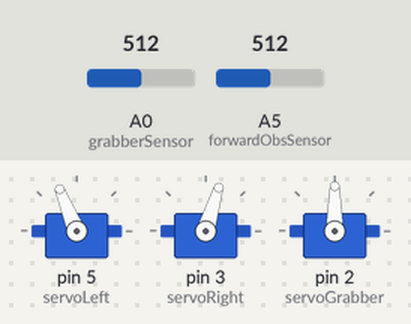
Bench run of a sketch on a simulated Arduino Uno, built with avr-gcc and run on an emulated ATmega328P. On the bench: 3 × servo. The inputs (shaded band) are chosen by the test bench; at power-on: A0 (grabberSensor) = 512, A5 (forwardObsSensor) = 512. What the sketch prints to the serial monitor is not drawn.

Above: at 4.8 s.
4.9 s: A0 (grabberSensor) set to 54
6.4 s: A0 (grabberSensor) set to 45
At 9.2 s:
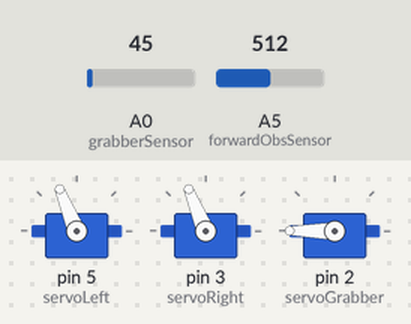
9.4 s: A5 (forwardObsSensor) set to 317
11.1 s: A5 (forwardObsSensor) set to 294
At 12.5 s:
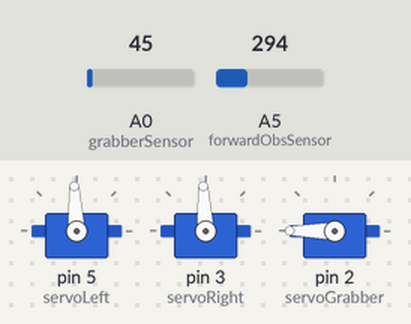
14.1 s: A5 (forwardObsSensor) set to 306
At 14.9 s:
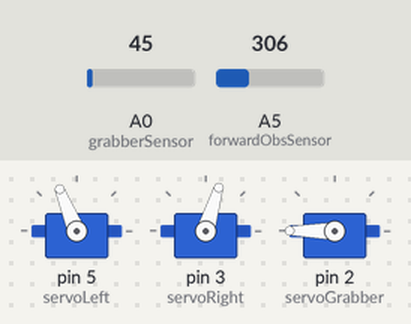
15.8 s: A5 (forwardObsSensor) set to 40
At 17.2 s:
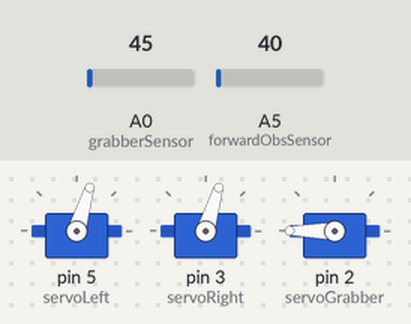
Timing chart, 0 to 19.8 s (numbered marks = the images above; inputs shaded):
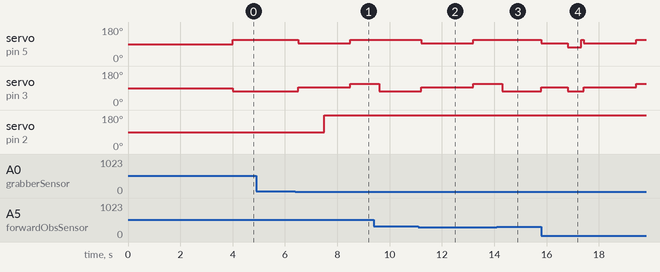

Measured:
- the behaviour switches between 51 and 50 on A0 (grabberSensor) (found by bisection; images 0 and 1)
- the behaviour switches between 301 and 300 on A5 (forwardObsSensor) (found by bisection; images 1 and 2)
- after the input at 4.9 s, every drawn part: stays the same
- after the input at 6.4 s, servo on pin 5 (servoLeft): 112° → 93° after 0.10 s, → 112° 2.0 s later; servo on pin 3 (servoRight): 73° → 93° after 0.10 s, → 112° 2.0 s later; servo on pin 2 (servoGrabber): 90° → 180° after 1.1 s
- after the input at 11.1 s, servo on pin 5 (servoLeft): 112° → 93° after 0.10 s, → 112° 2.0 s later; servo on pin 3 (servoRight): 73° → 93° after 0.10 s, → 112° 2.0 s later
- after the input at 14.1 s, servo on pin 5 (servoLeft): stays 112° (without the input it goes to 93° after 0.30 s); servo on pin 3 (servoRight): goes on until 14.3 s, then stays 73°
- after the input at 15.8 s, servo on pin 5 (servoLeft): 112° → 93° at once, → 73° 1.0 s later, → 112° 0.52 s later, → 93° 0.10 s later, … (5 changes in this stretch); servo on pin 3 (servoRight): 73° → 93° at once, → 73° 1.0 s later, → 93° 0.62 s later, → 112° 2.0 s later

The sketch:

RoboCops-FinalProjectCode.ino
```cpp
#include <Servo.h>       // Include servo library
#include <Timer.h>
#include <PS2X_lib.h>  //for v1.6

Servo servoLeft;         // Declare left servo signal
Servo servoRight;        // Declare right servo signal
Servo servoGrabber;      // Declare rear servo signal
PS2X ps2x;               // create PS2 Controller Class
long starttime;          // Used for timer start
long endtime;            // Used to determine end time
int timedYes = 0;
boolean isGrabberOpen; //determines whether grabber is open
boolean isObjectInside = false; // determines whether an object is in the grabber
boolean isAutonomous; // determines whether the robot is in autonomous mode
int error = 0; // error code for ps2 controller
byte type = 0;//data type for ps2 controller
byte vibrate = 0;//whether vibration motor are on
int count = 0; // counter

int rowCount = 0; // counts rows for autonomous mode
int forwardObsSensor = A5; // front wall detection obsticle sensor connected to pin A5
int grabberSensor = A0; // grabber detection obsticle sensor connected to pin A5

#define pressures   true
#define rumble      false
#define PS2_DAT        12  //ps2 data pin 12
#define PS2_CMD        11  //ps2 command pin 11
#define PS2_SEL        10  //ps2 attention pin 10
#define PS2_CLK        13  //ps2 clock pin 13

void setup()
{
  Serial.begin(9600);

 error = ps2x.config_gamepad(PS2_CLK, PS2_CMD, PS2_SEL, PS2_DAT, pressures, rumble);

 if(error == 0)
    Serial.print("Found Controller, configured successful ");

 else if(error == 1)
   Serial.println("No controller found, check wiring, see readme.txt to enable debug. visit www.billporter.info for troubleshooting tips");

 else if(error == 2)
   Serial.println("Controller found but not accepting commands. see readme.txt to enable debug. Visit www.billporter.info for troubleshooting tips");

 else if(error == 3)
    Serial.println("Controller refusing to enter Pressures mode, may not support it. ");


  type = ps2x.readType();
  switch(type)
  {
    case 0:
      Serial.print("Unknown Controller type found ");
      break;
    case 1:
      Serial.print("DualShock Controller found ");
      break;
    case 2:
      Serial.print("GuitarHero Controller found ");
      break;
  case 3:
      Serial.print("Wireless Sony DualShock Controller found ");
      break;
   }
   isAutonomous = false; //robot starts in non autonmous mode
   pinMode(forwardObsSensor, INPUT);//sets pin A5 as input
   pinMode(grabberSensor,INPUT);//sets pin to A0 as inputs
   servoLeft.attach(5); // Attach left signal to P5
   servoRight.attach(3);// Attach right signal to P3
   servoGrabber.attach(2);// Attach left signal to P2

    delay(4000);
    starttime = millis();//sets starttime at 0 and as milliseconds
    endtime = starttime;
    while ((endtime - starttime) <= 1000 * 30) // do this loop for up to 30 sec
    {
      Autonomous();//runs the autonomous mode
      endtime = millis();
    }
}

void loop()
{
  if(error == 1) //skip loop if no controller found
    return;

  if(type == 1)//PS2 Controller
  {
       ps2x.read_gamepad();          //read controller

       int xAxis = ps2x.Analog(PSS_LY); // reads left joystick
       int yAxis = ps2x.Analog(PSS_LX); // reads left joystick
       int zAxis = ps2x.Analog(PSS_RY); // reads right joystick
       Serial.print("x=");
       Serial.print(xAxis);
       Serial.print("           y=");
       Serial.println(yAxis);
              if(xAxis > 220) // move forward
              {
                 int xRAxis = map(xAxis,128,255,1500,1700); // maps values for variable speeds
                 int xLAxis = map(xAxis,128,255,1500,1300);
                 forward(xRAxis, xLAxis);//writes the mapped values
              }
              if(xAxis < 80) // move backwards
              {
                int xRAxis = map(xAxis,128,0,1500,1300);// maps values for variable speeds
                int xLAxis = map(xAxis,128,0,1500,1700);
                reverse(xRAxis, xLAxis);//writes the mapped values
              }
             if(yAxis > 200) // turn left
              {
                int yRAxis = map(yAxis,128,255,1500,1700);// maps values for variable speeds
                int yLAxis = map(yAxis,128,255,1500,1700);
                turnRight(yRAxis, yLAxis);//writes the mapped values
              }
            if(yAxis < 100) //turn right
              {
                int yRAxis = map(yAxis,128,0,1500,1300);// maps values for variable speeds
                int yLAxis = map(yAxis,128,0,1500,1300);
                turnLeft(yRAxis, yLAxis);//writes the mapped values
              }
            if((xAxis < 200) && (xAxis > 100) && (yAxis < 200) && (yAxis > 100)) // stops robot
                stopServo();

                if(zAxis > 200) // closed grabber
                  grabberClose();
                if(zAxis < 100)// opens grabbers
                  grabberOpen();

               ps2x.read_gamepad(); // reads ps2 controller


  }
}


void forward() // move forward full speed
{
  servoLeft.write(1700);//writes the autonomous values to servos
  servoRight.write(1300);
}
void forward(int r, int l) // move forward variable speed
{
  servoLeft.write(l);//writes the mapped values
  servoRight.write(r);
}

void reverse() // reverse backwards full speed
{
  servoLeft.write(1300);//writes the autonomous values to servos
  servoRight.write(1700);
}
void reverse(int r, int l) // reverse backwards variable speed
{
  servoLeft.write(l);//writes the mapped values
  servoRight.write(r);
}

void turnRight() // turn right full speed
{
  servoLeft.write(1700);//writes the autonomous values to servos
  servoRight.write(1700);
}
void turnRight(int r, int l) // turn right variable speed
{
  servoLeft.write(l);//writes the mapped values
  servoRight.write(r);
}
void turnLeft() // turn left full speed
{
  servoLeft.write(1300);//writes the autonomous values to servos
  servoRight.write(1300);
}
void turnLeft(int r, int l) //turn left variable speed
{
  servoLeft.write(l);//writes the mapped values
  servoRight.write(r);
}
void grabberOpen() // opens grabber
{
  servoGrabber.write(90);
  isGrabberOpen = true;
}
void grabberClose() //close grabber
{
  servoGrabber.write(0);
  servoGrabber.write(180);
  isGrabberOpen = false;
}

void stopServo() // stop all servos
{
  servoLeft.write(1500);
  servoRight.write(1500);
}

void objectInside()
{
  int forwardObsValue = analogRead(forwardObsSensor); // reads wall sensor
  while((forwardObsValue > 300)&& (isObjectInside)) // while wall sensor detects no wall and while there is an object in the grabber run this code
  {
   forward();
   forwardObsValue = analogRead(forwardObsSensor); // reads wall sensor
   if((forwardObsValue <= 50)) // if there is a wall
          {
            if(count == 1)// && (rowCount < 2)) // if this is the second wall and first row use this code
            {
              stopServo();
              delay(1000);
              grabberOpen();
              delay(1000);
              count = 0;
              rowCount ++;
              if(rowCount >= 2) // if this is the second row run this code
              {
                reverse();
                delay(3600);
                turnLeft();
                delay(720);
                count = 0;
                isObjectInside =  false;
              }
              else // if only first wall is detected do this
              {
                reverse();
                delay(5000);
                turnLeft();
                delay(720);
                isObjectInside = false;
              }
            }
            else // if nothing detected by sensor do this
            {
              stopServo();
              delay(1000);
              turnLeft();
              delay(520);
              count++;
              forwardObsValue = analogRead(forwardObsSensor); // read front wall sensor
            }
           }
  }
}

void Autonomous()
{
        int forwardObsValue = analogRead(forwardObsSensor);// reads wall sensors
        int grabberSensorValue = analogRead(grabberSensor);// reads grabber sensor
        ps2x.read_gamepad();          //read controller


        if((forwardObsValue > 300)) // move forward if everything is clear
        {
          forward();
          forwardObsValue = analogRead(forwardObsSensor);
          grabberSensorValue = analogRead(grabberSensor);
          //Serial.println(lineSensorValue);
        }

        if((grabberSensorValue <=50)) //if something is in the grabber
        {
           forward();
           delay(100);
           grabberSensorValue = analogRead(grabberSensor);
           if(grabberSensor<=50) // if there is still an object in grabber then close grabber
           {
             stopServo();
             delay(1000);
             grabberClose(); // close grabber
             delay(1000);
             turnRight(); // turn around
             delay(1100);
             stopServo();
             isObjectInside = true; // there is an object there
             objectInside(); // runs code on what to do with the object
           }
         }

           forwardObsValue = analogRead(forwardObsSensor); //reads wall sensor
           ps2x.read_gamepad();          //read controller


}
```
